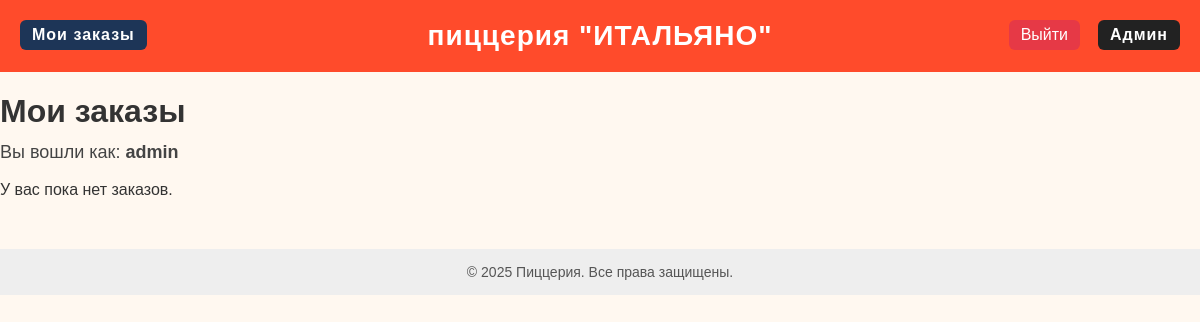
The app's page /account/orders/ (signed in), older data.
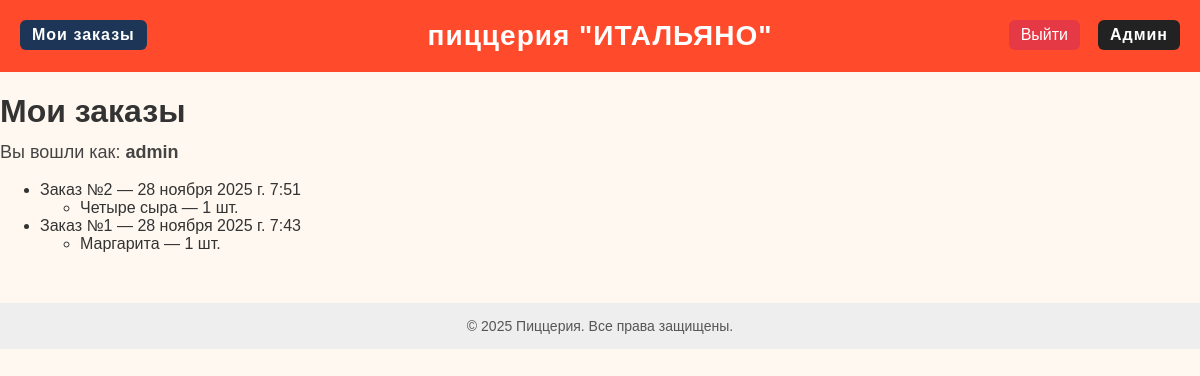
The same page, newer data.
### pizzeria/models.py (models this page shows, shortened)
class Order(models.Model):
    STATUS_CHOICES = (
        ('processing', 'Готовится'),
        ('on_the_way', 'В пути'),
        ('delivered', 'Доставлен'),
        ('cancelled', 'Отменён'),
    )
    user = models.ForeignKey(User, on_delete=models.SET_NULL, null=True, blank=True, verbose_name='Пользователь')
    name = models.CharField(max_length=100, verbose_name='Имя')
    phone = models.CharField(max_length=20, verbose_name='Телефон')
    address = models.CharField(max_length=255, verbose_name='Адрес доставки')
    comment = models.TextField(blank=True, verbose_name='Комментарий')
    total = models.DecimalField(max_digits=9, decimal_places=2, default=0)
    status = models.CharField(max_length=20, choices=STATUS_CHOICES, default='processing')
    created_at = models.DateTimeField(auto_now_add=True)
    class Meta:
        ordering = ['-created_at']

class OrderItem(models.Model):
    order = models.ForeignKey(Order, related_name='items', on_delete=models.CASCADE)
    pizza = models.ForeignKey(Pizza, on_delete=models.PROTECT)
    price = models.DecimalField(max_digits=7, decimal_places=2)
    quantity = models.PositiveIntegerField(default=1)

class Pizza(models.Model):
    name = models.CharField(max_length=100, unique=True, verbose_name='Название')
    image = models.ImageField(upload_to='pizzas/', blank=True, null=True, verbose_name='Фото')
    ingredients = models.TextField(verbose_name='Состав')
    price = models.DecimalField(max_digits=7, decimal_places=2, verbose_name='Цена')
    slug = models.SlugField(unique=True, blank=True, null=True)

### pizzeria/views.py (the view)
# urls.py: path("account/orders/", views.user_orders, name="user_orders"),
@login_required(login_url='login')
def user_orders(request):
    orders = Order.objects.filter(user=request.user).order_by("-created_at")
    return render(request, "pizzeria/user_orders.html", {"orders": orders})

### pizzeria/templates/pizzeria/user_orders.html (shortened to what this page needs)
{% extends "pizzeria/base.html" %}
{% block content %}
<h1>Мои заказы</h1>
<p style="font-size:18px; margin-top:-10px; color:#444;">
    Вы вошли как: <strong>{{ request.user.username }}</strong>
</p>
{% if orders %}
    <ul>
        {% for order in orders %}
            <li>
                Заказ №{{ order.id }} — {{ order.created_at }}
                <ul>
                    {% for item in order.items.all %}
                        <li>{{ item.pizza.name }} — {{ item.quantity }} шт.</li>
                    {% endfor %}
                </ul>
            </li>
        {% endfor %}
    </ul>
{% else %}
    <p>У вас пока нет заказов.</p>
{% endif %}
{% endblock %}

### pizzeria/templates/pizzeria/base.html (shortened to what this page needs)
<!DOCTYPE html>
<html lang="ru">
<head>
</head>
<body>
<header>
    {% if user.is_authenticated %}
        <a href="{% url 'user_orders' %}" class="orders-btn">
            Мои заказы
        </a>
        <form action="{% url 'logout' %}" method="post" style="display:inline;">
            <button type="submit" class="logout-btn">Выйти</button>
        </form>
    {% endif %}
    пиццерия "ИТАЛЬЯНО"
    {% if user.is_staff %}
       <a href="/admin/" class="admin-btn">Админ</a>
    {% endif %}
</header>
<main>
    {% block content %}{% endblock %}
</main>
<footer>
    © 2025 Пиццерия. Все права защищены.
</footer>
</body>
</html>

### pizzeria/templates/pizzeria/base.html (style rules this page uses)
body { margin: 0; padding: 0; font-family: "Arial", sans-serif; background: #fff8f0; color: #333; }
header { background: #ff4b2b; padding: 20px; text-align: center; color: white; font-size: 28px; font-weight: bold; letter-spacing: 1px; position: relative; }
footer { margin-top: 50px; text-align: center; padding: 15px; background: #eee; font-size: 14px; color: #555; }
.admin-btn { position: absolute; right: 20px; top: 20px; color: white; background: #222; padding: 6px 12px; border-radius: 6px; text-decoration: none; font-size: 16px; }
.logout-btn { position: absolute; right: 120px; top: 20px; background: #e63946; color: white; border: none; padding: 6px 12px; border-radius: 6px; cursor: pointer; font-size: 16px; }
.orders-btn { position: absolute; left: 20px; top: 20px; background: #1d3557; color: white; padding: 6px 12px; border-radius: 6px; text-decoration: none; font-size: 16px; }

Row changes from the older to the newer data that the page shows:
added Order: id "2", created_at "28 ноября 2025 г. 7:51"
added OrderItem: pizza.name "Четыре сыра", quantity "1", shown under "2"
added Order: id "1", created_at "28 ноября 2025 г. 7:43"
added OrderItem: pizza.name "Маргарита", quantity "1"
Text that changed along with them:
text no longer shown: "У вас пока нет заказов."
